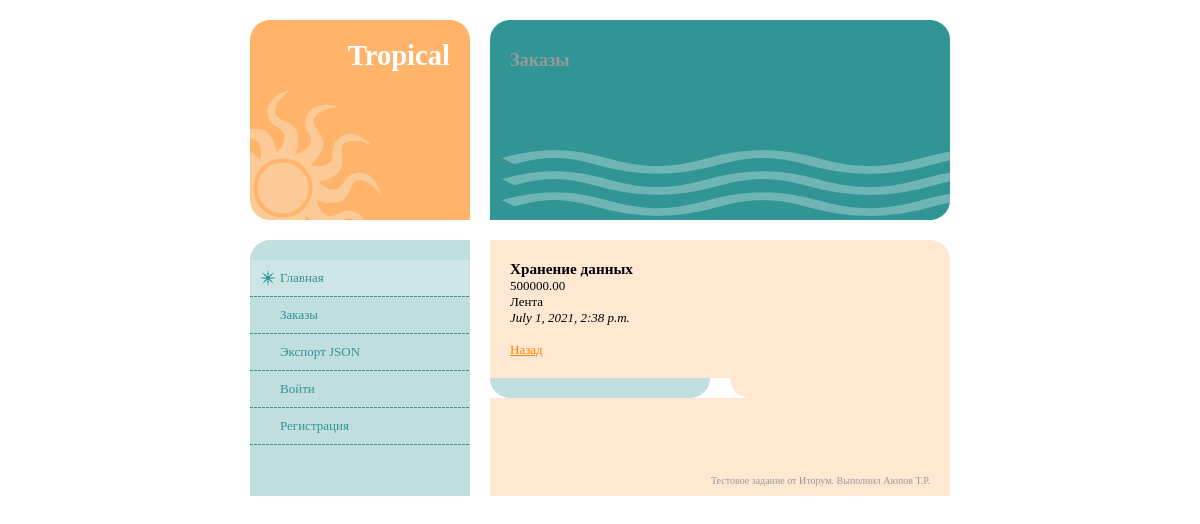
/orders/5/, run on the app's committed database.
### orders/models.py (models this page shows, shortened)
class Order(models.Model):
    title = models.CharField(max_length=50)
    date_created = models.DateTimeField(auto_now_add=True)
    customer = models.ForeignKey(Customer, null=True, on_delete=models.CASCADE)
    price = models.DecimalField(max_digits=10, decimal_places=2)

class Customer(models.Model):
    name = models.CharField(max_length=150, null=True, blank=True)
    def __str__(self):
        return self.name

### orders/views.py (the view)
# urls.py: path('<int:pk>/', OrderDetail.as_view(), name='order_detail'),
class OrderDetail(DetailView):
    model = Order

### orders/templates/orders/order_detail.html (shortened to what this page needs)
{% extends 'test_task/index.html' %}
{% load static %}
{% block content %}
    <h3>{{ object.title }}</h3>
    <p>{{ object.price }}</p>
    <p>{{ object.customer }}</p>
    <i>{{ object.date_created }}</i>
<br>
    <br>
<a href="{% url 'order_list' %}" class="default-btn">Назад</a>
{% endblock content %}

### test_task/static/test_task/default.css (style rules this page uses)
* { margin: 0; padding: 0; }
body { margin: 20px 0; background: #FFFFFF; font: normal small Georgia, "Times New Roman", Times, serif; color: #999999; }
a { color: #3366FF; }
#main a { color: #FF7F00; }

### data on the page
Order: title "Хранение данных", price "500000.00", customer "Лента", date_created "July 1, 2021, 2:38 p.m."
